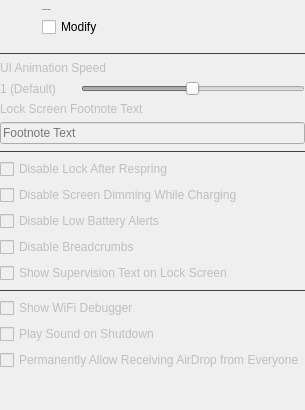
            <widget class="QWidget" name="springboardOptionsPage">
             <layout class="QVBoxLayout" name="verticalLayout_10">
              <property name="leftMargin">
               <number>0</number>
              </property>
              <property name="topMargin">
               <number>0</number>
              </property>
              <property name="rightMargin">
               <number>0</number>
              </property>
              <property name="bottomMargin">
               <number>0</number>
              </property>
              <item>
               <widget class="QWidget" name="horizontalWidget_4" native="true">
                <layout class="QHBoxLayout" name="horizontalLayout_13">
                 <property name="spacing">
                  <number>10</number>
                 </property>
                 <property name="leftMargin">
                  <number>0</number>
                 </property>
                 <property name="topMargin">
                  <number>9</number>
                 </property>
                 <property name="rightMargin">
                  <number>0</number>
                 </property>
                 <property name="bottomMargin">
                  <number>9</number>
                 </property>
                 <item>
                  <widget class="QToolButton" name="toolButton_7">
                   <property name="enabled">
                    <bool>false</bool>
                   </property>
                   <property name="styleSheet">
                    <string notr="true">QToolButton {
	icon-size: 24px;
	background-color: transparent;
	padding-left: 0px;
	padding-right: 5px;
	border-radius: 0px;
}</string>
                   </property>
                   <property name="icon">
                    <iconset resource="resources.qrc">
                     <normaloff>:/icon/app-indicator.svg</normaloff>:/icon/app-indicator.svg</iconset>
                   </property>
                  </widget>
                 </item>
                 <item>
                  <widget class="QWidget" name="verticalWidget_3" native="true">
                   <layout class="QVBoxLayout" name="verticalLayout_7">
                    <property name="spacing">
                     <number>6</number>
                    </property>
                    <property name="leftMargin">
                     <number>0</number>
                    </property>
                    <property name="topMargin">
                     <number>0</number>
                    </property>
                    <property name="rightMargin">
                     <number>0</number>
                    </property>
                    <property name="bottomMargin">
                     <number>0</number>
                    </property>
                    <item>
                     <widget class="QLabel" name="springboardOptionsLbl">
                      <property name="font">
                       <font>
                        <pointsize>-1</pointsize>
                        <bold>false</bold>
                       </font>
                      </property>
                      <property name="text">
                       <string>Springboard Options</string>
                      </property>
                     </widget>
                    </item>
                    <item>
                     <widget class="QCheckBox" name="springboardOptionsEnabledChk">
                      <property name="text">
                       <string>Modify</string>
                      </property>
                     </widget>
                    </item>
                   </layout>
                  </widget>
                 </item>
                 <item>
                  <spacer name="horizontalSpacer_6">
                   <property name="orientation">
                    <enum>Qt::Horizontal</enum>
                   </property>
                   <property name="sizeHint" stdset="0">
                    <size>
                     <width>40</width>
                     <height>20</height>
                    </size>
                   </property>
                  </spacer>
                 </item>
                </layout>
               </widget>
              </item>
              <item>
               <widget class="Line" name="line_11">
                <property name="styleSheet">
                 <string notr="true">QFrame {
	color: #414141;
}</string>
                </property>
                <property name="frameShadow">
                 <enum>QFrame::Plain</enum>
                </property>
                <property name="orientation">
                 <enum>Qt::Horizontal</enum>
                </property>
               </widget>
              </item>
              <item>
               <widget class="QWidget" name="springboardOptionsPageContent" native="true">
                <property name="enabled">
                 <bool>false</bool>
                </property>
                <property name="maximumSize">
                 <size>
                  <width>650</width>
                  <height>16777215</height>
                 </size>
                </property>
                <layout class="QVBoxLayout" name="_2">
                 <property name="leftMargin">
                  <number>0</number>
                 </property>
                 <property name="topMargin">
                  <number>0</number>
                 </property>
                 <property name="rightMargin">
                  <number>0</number>
                 </property>
                 <property name="bottomMargin">
                  <number>0</number>
                 </property>
                 <item>
                  <widget class="QLabel" name="label_8">
                   <property name="text">
                    <string>UI Animation Speed</string>
                   </property>
                  </widget>
                 </item>
                 <item>
                  <widget class="QWidget" name="horizontalWidget" native="true">
                   <layout class="QHBoxLayout" name="horizontalLayout_14">
                    <property name="leftMargin">
                     <number>0</number>
                    </property>
                    <property name="topMargin">
                     <number>0</number>
                    </property>
                    <property name="rightMargin">
                     <number>0</number>
                    </property>
                    <property name="bottomMargin">
                     <number>0</number>
                    </property>
                    <item>
                     <widget class="QLabel" name="UIAnimSpeedLbl">
                      <property name="minimumSize">
                       <size>
                        <width>75</width>
                        <height>0</height>
                       </size>
                      </property>
                      <property name="maximumSize">
                       <size>
                        <width>75</width>
                        <height>16777215</height>
                       </size>
                      </property>
                      <property name="text">
                       <string>1 (Default)</string>
                      </property>
                     </widget>
                    </item>
                    <item>
                     <widget class="QSlider" name="UIAnimSpeedSld">
                      <property name="minimum">
                       <number>1</number>
                      </property>
                      <property name="maximum">
                       <number>200</number>
                      </property>
                      <property name="singleStep">
                       <number>0</number>
                      </property>
                      <property name="pageStep">
                       <number>0</number>
                      </property>
                      <property name="value">
                       <number>100</number>
                      </property>
                      <property name="orientation">
                       <enum>Qt::Horizontal</enum>
                      </property>
                      <property name="tickInterval">
                       <number>5</number>
                      </property>
                     </widget>
                    </item>
                   </layout>
                  </widget>
                 </item>
                 <item>
                  <widget class="QLabel" name="label_13">
                   <property name="text">
                    <string>Lock Screen Footnote Text</string>
                   </property>
                  </widget>
                 </item>
                 <item>
                  <widget class="QLineEdit" name="footnoteTxt">
                   <property name="placeholderText">
                    <string>Footnote Text</string>
                   </property>
                  </widget>
                 </item>
                 <item>
                  <widget class="Line" name="line_6">
                   <property name="styleSheet">
                    <string notr="true">QFrame {
	color: #414141;
}</string>
                   </property>
                   <property name="frameShadow">
                    <enum>QFrame::Plain</enum>
                   </property>
                   <property name="orientation">
                    <enum>Qt::Horizontal</enum>
                   </property>
                  </widget>
                 </item>
                 <item>
                  <widget class="QCheckBox" name="disableLockRespringChk">
                   <property name="text">
                    <string>Disable Lock After Respring</string>
                   </property>
                  </widget>
                 </item>
                 <item>
                  <widget class="QCheckBox" name="disableDimmingChk">
                   <property name="text">
                    <string>Disable Screen Dimming While Charging</string>
                   </property>
                  </widget>
                 </item>
                 <item>
                  <widget class="QCheckBox" name="disableBatteryAlertsChk">
                   <property name="text">
                    <string>Disable Low Battery Alerts</string>
                   </property>
                  </widget>
                 </item>
                 <item>
                  <widget class="QCheckBox" name="disableCrumbChk">
                   <property name="text">
                    <string>Disable Breadcrumbs</string>
                   </property>
                  </widget>
                 </item>
                 <item>
                  <widget class="QCheckBox" name="enableSupervisionTextChk">
                   <property name="text">
                    <string>Show Supervision Text on Lock Screen</string>
                   </property>
                  </widget>
                 </item>
                 <item>
                  <widget class="Line" name="line_16">
                   <property name="styleSheet">
                    <string notr="true">QFrame {
	color: #414141;
}</string>
                   </property>
                   <property name="frameShadow">
                    <enum>QFrame::Plain</enum>
                   </property>
                   <property name="orientation">
                    <enum>Qt::Horizontal</enum>
                   </property>
                  </widget>
                 </item>
                 <item>
                  <widget class="QCheckBox" name="enableWiFiDebuggerChk">
                   <property name="text">
                    <string>Show WiFi Debugger</string>
                   </property>
                  </widget>
                 </item>
                 <item>
                  <widget class="QCheckBox" name="enableShutdownSoundChk">
                   <property name="text">
                    <string>Play Sound on Shutdown</string>
                   </property>
                  </widget>
                 </item>
                 <item>
                  <widget class="QCheckBox" name="allowAirDropEveryoneChk">
                   <property name="text">
                    <string>Permanently Allow Receiving AirDrop from Everyone</string>
                   </property>
                  </widget>
                 </item>
                 <item>
                  <spacer name="verticalSpacer_5">
                   <property name="orientation">
                    <enum>Qt::Vertical</enum>
                   </property>
                   <property name="sizeHint" stdset="0">
                    <size>
                     <width>20</width>
                     <height>40</height>
                    </size>
                   </property>
                  </spacer>
                 </item>
                </layout>
               </widget>
              </item>
             </layout>
            </widget>
